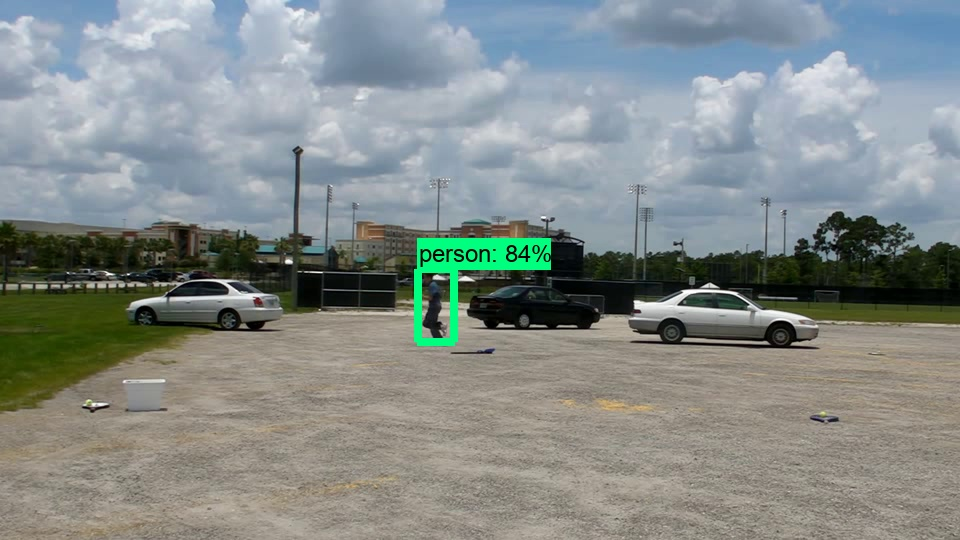
#> input picture b1.jpg, 960 x 540 px
$ python detect_shapes.py --image b1.jpg   (older library calls are emulated)
#> lines starting #> are read from the running program, lines starting #| are printed output that depends on the picture; after the words box and inside, x2 and y2 are one past the last pixel; in counts of white or black regions, pixels touching at a corner belong together
# -*- coding: utf-8 -*-
"""
Created on Fri Aug 10 18:32:07 2018

@author: admin
"""

# import the necessary packages
from pyimagesearch.shapedetector import ShapeDetector
import argparse
import imutils
import cv2

# construct the argument parse and parse the arguments
ap = argparse.ArgumentParser()
ap.add_argument("-i", "--image", required=True,
	help="path to the input image")
args = vars(ap.parse_args())
# load the image and resize it to a smaller factor so that
# the shapes can be approximated better
image = cv2.imread(args["image"])
#> image is the input picture: shape (540, 960, 3); mean B, G, R 137.6, 139.8, 132.5
resized = imutils.resize(image, width=300)
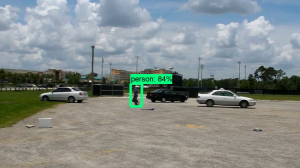
#> resized: shape (168, 300, 3); mean B, G, R 137.6, 139.8, 132.5
ratio = image.shape[0] / float(resized.shape[0])
#> ratio = 3.21

# convert the resized image to grayscale, blur it slightly,
# and threshold it
gray = cv2.cvtColor(resized, cv2.COLOR_BGR2GRAY)
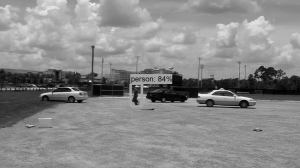
#> gray: shape (168, 300); min 1, max 243, mean 137.4
blurred = cv2.GaussianBlur(gray, (5, 5), 0)
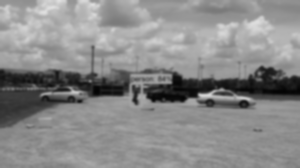
#> blurred: shape (168, 300); min 3, max 224, mean 137.4
thresh = cv2.threshold(blurred, 60, 255, cv2.THRESH_BINARY)[1]
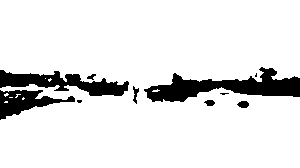
#> thresh: shape (168, 300); 89.4% white; 10 black regions (3 under 20 px)

# find contours in the thresholded image and initialize the
# shape detector
cnts = cv2.findContours(thresh.copy(), cv2.RETR_EXTERNAL,
	cv2.CHAIN_APPROX_SIMPLE)
#> cnts = 9 contours, 8 with area under 20; largest, box (x1, y1, x2, y2) and area: (0, 0, 300, 168) 44348
cnts = cnts[0] if imutils.is_cv2() else cnts[1]
#> (the run stopped early here; a loop or call above may not have finished)

$ run again, on b3.jpg
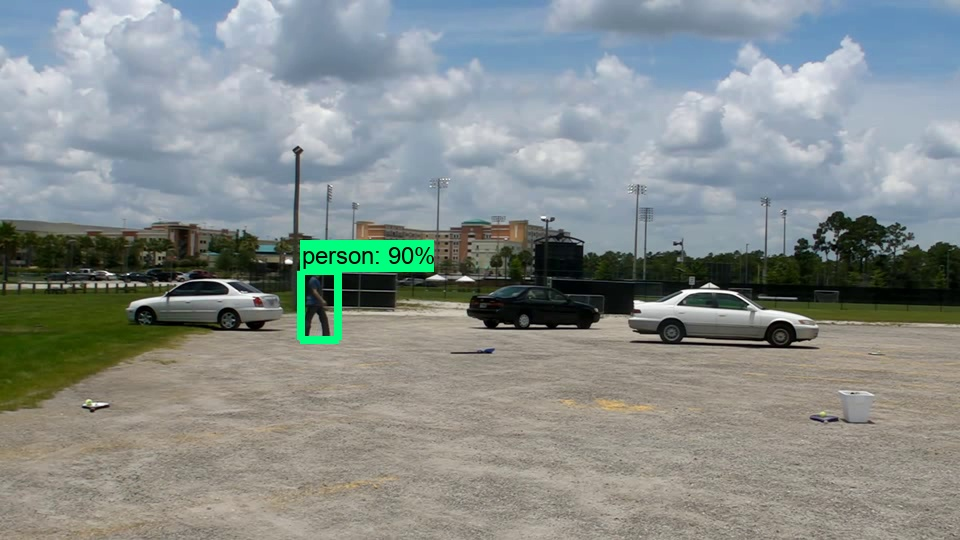
#> input picture b3.jpg, 960 x 540 px
#> image is the input picture: shape (540, 960, 3); mean B, G, R 138.9, 141.2, 134.1
#> `blurred = cv2.GaussianBlur(gray, (5, 5), 0)`:
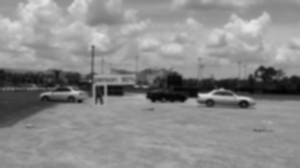
#> blurred: shape (168, 300); min 4, max 230, mean 138.8
#> `thresh = cv2.threshold(blurred, 60, 255, cv2.THRESH_BINARY)[1]`:
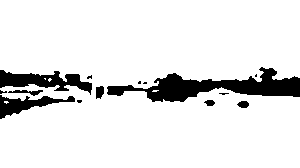
#> thresh: shape (168, 300); 90% white; 14 black regions (7 under 20 px)
#> cnts = 5 contours, 4 with area under 20; largest, box (x1, y1, x2, y2) and area: (0, 0, 300, 168) 44802

$ run again, on b5.jpg
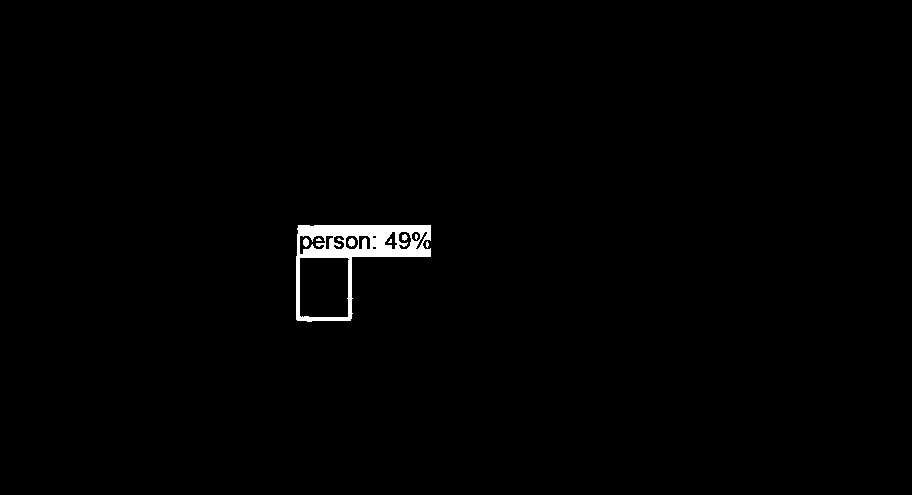
#> input picture b5.jpg, 912 x 495 px
#> image is the input picture: shape (495, 912, 3); 0.92% white; 8 white regions (4 under 20 px), largest, box (x1, y1, x2, y2) and area: (296, 225, 431, 322) 3997, (348, 238, 355, 247) 46, (303, 238, 309, 247) 42, (402, 234, 408, 241) 29
#> `thresh = cv2.threshold(blurred, 60, 255, cv2.THRESH_BINARY)[1]`:
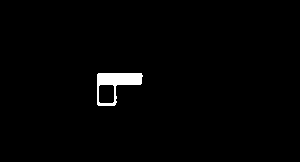
#> thresh: shape (162, 300); 1.4% white; 1 white region
#> cnts = 1 contour; box (x1, y1, x2, y2) and area: (97, 73, 143, 106) 869
